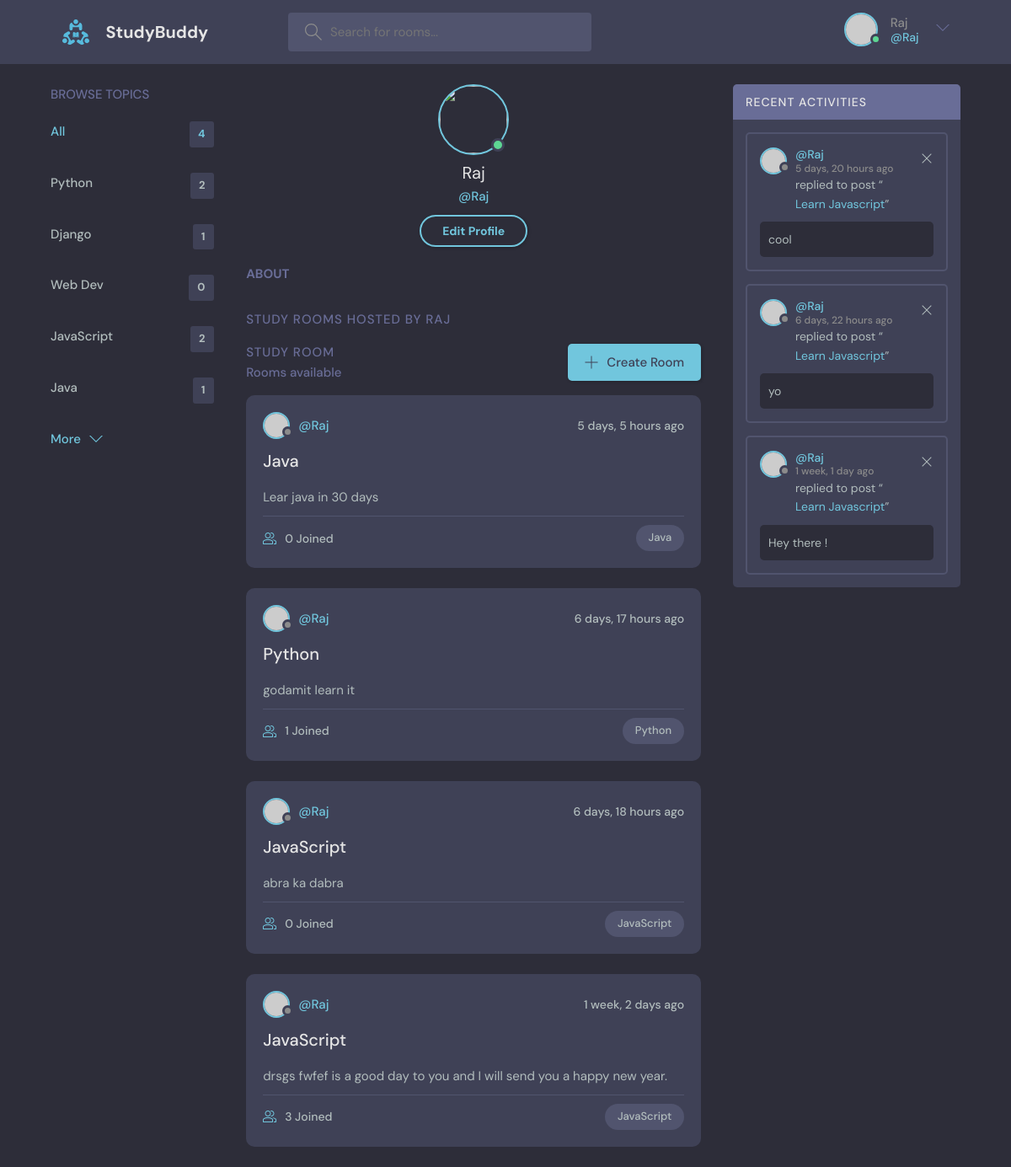
Screenshot of /profile/1 (signed in) with the database file from the repository.
### base/models.py (models this page shows)
class Topic(models.Model):
    name = models.CharField( max_length=200 )
    def __str__(self):
        return self.name

class Room(models.Model):
    host = models.ForeignKey(User, on_delete=models.SET_NULL, null=True)
    topic = models.ForeignKey(Topic, on_delete=models.SET_NULL, null=True)
    participants = models.ManyToManyField(User, related_name='participants', blank=True)
    name = models.CharField( max_length=200 )
    description = models.TextField( null=True )
    created = models.DateTimeField( auto_now_add=True )
    updated = models.DateTimeField( auto_now=True )
    class Meta:
        ordering = ['-updated','-created']
    def __str__(self):
        return self.name

class Message(models.Model):
    room = models.ForeignKey(Room, on_delete=models.CASCADE)
    user = models.ForeignKey(User, on_delete=models.CASCADE)
    body = models.TextField()
    created = models.DateTimeField( auto_now_add=True )
    updated = models.DateTimeField( auto_now=True )
    class Meta:
        ordering = ['-updated','-created']
    def __str__(self):
        return self.body[:50]

### base/views.py (the view)
# urls.py: path('profile/<str:pk>', views.profilePage, name='profile'),
def profilePage(request, pk):
    user = User.objects.get(id=pk)
    rooms = user.room_set.all()
    room_messages = user.message_set.all()
    topics = Topic.objects.all()
    context = {'user':user, 'rooms':rooms, 'room_messages':room_messages,'topics':topics}
    return render(request, 'base/profile.html' ,context)

### base/templates/base/profile.html (shortened to what this page needs)
{% extends 'main.html' %}
{% load static %}
{% block content %}
<main class="profile-page layout layout--3">
  <div class="container">
    {% include 'base/topics_component.html' %}
    <div class="roomList">
        <div class="profile">
          <div class="profile__avatar">
            <div class="avatar avatar--large active">
              <img src="{{user.avatar.url}}" />
            </div>
          </div>
          <div class="profile__info">
            <h3>{{user.username}}</h3>
            <p>@{{user.username}}</p>
            {% if request.user == user %}
            <a href="{% url 'update-user' %}" class="btn btn--main btn--pill">Edit Profile</a>
            {% endif %}
          </div>
          <div class="profile__about">
            <h3>About</h3>
          </div>
        </div>
        <div class="roomList__header">
          <div>
            <h2>Study Rooms Hosted by {{user.username}}</a>
            </h2>
          </div>
        </div>
        {% include 'base/feed_component.html' %}
    </div>
    {% include 'base/activity_component.html' %}
  </div>
</main>
{% endblock content %}

### templates/navbar.html (shortened to what this page needs)
{% load static %}
<header class="header header--loggedIn">
    <div class="container">
      <a href="{% url 'home' %}" class="header__logo">
        <img src="{% static 'images/assets/logo.svg' %}" />
        <h1>StudyBuddy</h1>
      </a>
      <form class="header__search" method="GET" action="{% url 'home' %}">
        <label>
          <input name="q" placeholder="Search for rooms..." />
        </label>
      </form>
      <nav class="header__menu">
        {% if request.user.is_authenticated %}
        <div class="header__user">
          <a href="{% url 'profile' request.user.id %}">
            <div class="avatar avatar--medium active">
              <img src="https://randomuser.me/api/portraits/men/37.jpg" />
            </div>
            <p>{{request.user}} <span>@{{request.user}}</span></p>
          </a>
          <button class="dropdown-button">
            <svg version="1.1" xmlns="http://www.w3.org/2000/svg" width="32" height="32" viewBox="0 0 32 32">
              <title>chevron-down</title>
              <path d="M16 21l-13-13h-3l16 16 16-16h-3l-13 13z"></path>
            </svg>
          </button>
        </div>
            {% else %}
              <a href="{% url 'login' %}">
                <img src="{% static 'images/assets/avatar.svg' %}" alt="">
                Login
              </a>
            {% endif %}
      </nav>
    </div>
  </header>

### base/templates/base/topics_component.html
<div class="topics">
  <div class="topics__header">
    <h2>Browse Topics</h2>
  </div>
  <ul class="topics__list">
    <li>
      <a href="{% url 'home' %}" class="active">All <span>{{rooms.count}}</span></a>
    </li>
    {% for topic in topics %}
    <li>
      <a href="{% url 'home' %}?q={{topic.name}}">{{topic.name}} <span>{{topic.room_set.all.count}}</span></a>
    </li>
    {% endfor %}
  </ul>
  <a class="btn btn--link" href="{% url 'topics' %}">
    More
    <svg version="1.1" xmlns="http://www.w3.org/2000/svg" width="32" height="32" viewBox="0 0 32 32">
      <title>chevron-down</title>
      <path d="M16 21l-13-13h-3l16 16 16-16h-3l-13 13z"></path>
    </svg>
  </a>
</div>

### base/templates/base/feed_component.html (shortened to what this page needs)
<div class="roomList">
  <div class="roomList__header">
    <div>
      <h2>Study Room</h2>
      <p>{{room_count}} Rooms available</p>
    </div>
    <a class="btn btn--main" href="{% url 'create-room' %}">
      <svg version="1.1" xmlns="http://www.w3.org/2000/svg" width="32" height="32" viewBox="0 0 32 32">
        <title>add</title>
        <path
          d="M16.943 0.943h-1.885v14.115h-14.115v1.885h14.115v14.115h1.885v-14.115h14.115v-1.885h-14.115v-14.115z"
        ></path>
      </svg>
      Create Room
    </a>
  </div>
  {% for room in rooms %}
    <div class="roomListRoom">
        <div class="roomListRoom__header">
          <a href="{% url 'profile' room.host.id %}" class="roomListRoom__author">
            <div class="avatar avatar--small">
              <img src="https://randomuser.me/api/portraits/women/11.jpg" />
            </div>
            <span>@{{room.host.username}}</span>
          </a>
          <div class="roomListRoom__actions">
            <span>{{room.created | timesince }} ago</span>
          </div>
        </div>
        <div class="roomListRoom__content">
          <a href="{% url 'room' room.id %}">{{room.topic.name}}</a>
          <p>
            {{room.description}}
          </p>
        </div>
        <div class="roomListRoom__meta">
          <a href="room.html" class="roomListRoom__joined">
            {{room.participants.count}} Joined
          </a>
          <p class="roomListRoom__topic">{{room.topic}}</p>
        </div>
    </div>
  {% endfor %}
</div>

### base/templates/base/activity_component.html
<div class="activities">
  <div class="activities__header">
    <h2>Recent Activities</h2>
  </div>
  {% for message in room_messages %}
  <div class="activities__box">
    <div class="activities__boxHeader roomListRoom__header">
      <a href="{% url 'profile' message.user.id %}" class="roomListRoom__author">
        <div class="avatar avatar--small">
          <img src="https://randomuser.me/api/portraits/women/11.jpg" />
        </div>
        <p>
          @{{message.user}}
          <span>{{message.created | timesince}} ago</span>
        </p>
      </a>
      {% if request.user == message.user %}
      <div class="roomListRoom__actions">
        <a href="{% url 'delete-message' message.id %}">
          <svg version="1.1" xmlns="http://www.w3.org/2000/svg" width="32" height="32" viewBox="0 0 32 32">
            <title>remove</title>
            <path
              d="M27.314 6.019l-1.333-1.333-9.98 9.981-9.981-9.981-1.333 1.333 9.981 9.981-9.981 9.98 1.333 1.333 9.981-9.98 9.98 9.98 1.333-1.333-9.98-9.98 9.98-9.981z"
            ></path>
          </svg>
        </a>
      </div>
      {% endif %}
    </div>
    <div class="activities__boxContent">
      <p>replied to post “<a href="{% url 'room' message.room.id %}">{{message.room}}</a>”</p>
      <div class="activities__boxRoomContent">
        {{message}}
      </div>
    </div>
  </div>
  {% endfor %}
</div>

### rows the page displays
Topic: name "Python", room_set.all.count "2"
Topic: name "Django", room_set.all.count "1"
Topic: name "Web Dev", room_set.all.count "0"
Topic: name "JavaScript", room_set.all.count "2"
Topic: name "Java", room_set.all.count "1"
Room: host.username "Raj", created "5 days, 5 hours", topic.name "Java", description "Lear java in 30 days", participants.count "0", topic "Java"
Room: host.username "Raj", created "6 days, 17 hours", topic.name "Python", description "godamit learn it", participants.count "1", topic "Python"
Room: host.username "Raj", created "6 days, 18 hours", topic.name "JavaScript", description "abra ka dabra", participants.count "0", topic "JavaScript"
Room: host.username "Raj", created "1 week, 2 days", topic.name "JavaScript", description "drsgs fwfef is a good day to you and I will send you a happy new year.", participants.count "3", topic "JavaScript"
Message: user "Raj", created "5 days, 20 hours", room "Learn Javascript", body "cool"
Message: user "Raj", created "6 days, 22 hours", room "Learn Javascript", body "yo"
Message: user "Raj", created "1 week, 1 day", room "Learn Javascript", body "Hey there !"

### other values shown
{{ request.user }} "Raj"
{{ rooms.count }} "4"
{{ user.username }} "Raj"
{{ user.username }} "RAJ"
